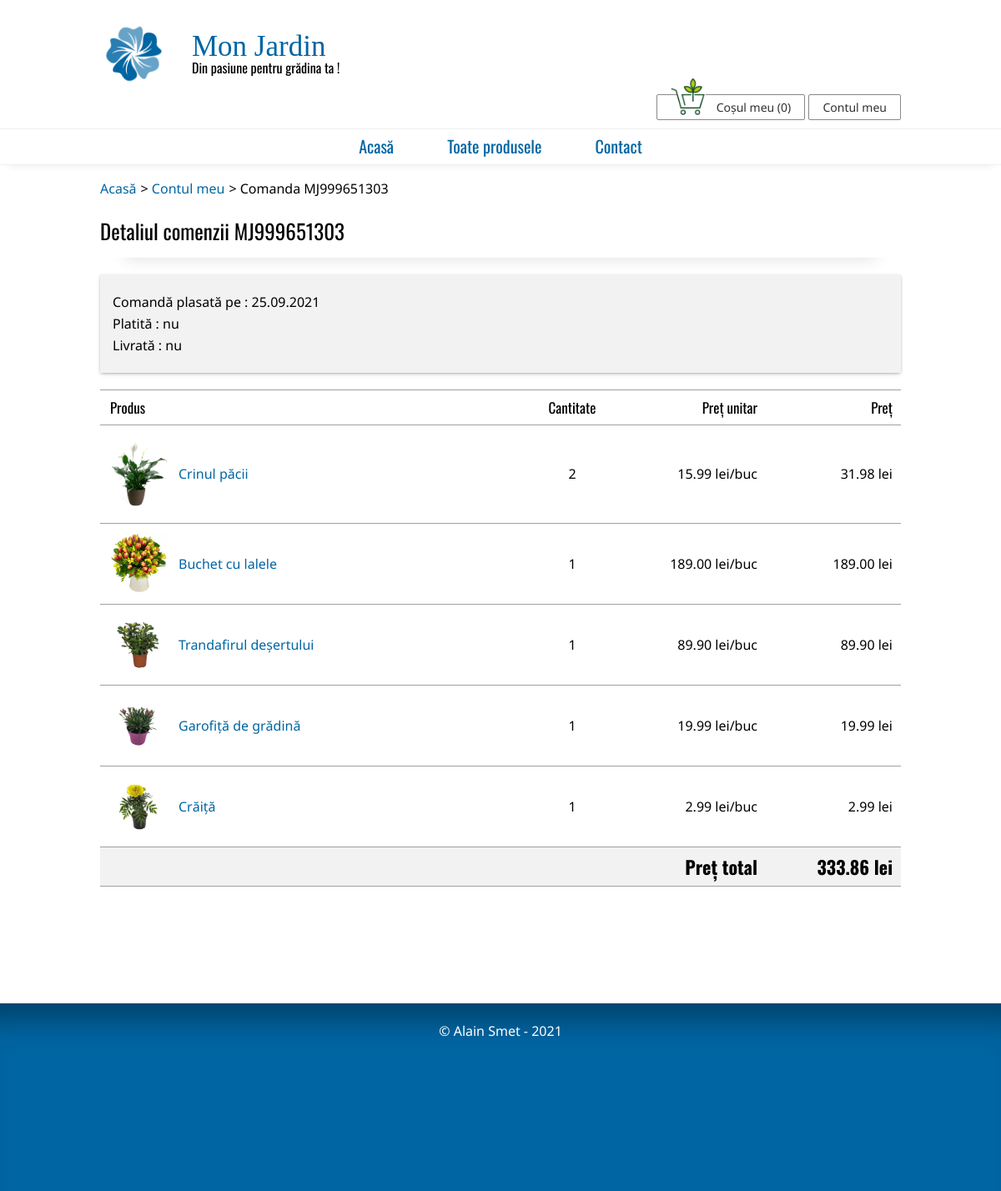
/detaliu-comanda/MJ999651303/, run on the app's committed database.
### produse/models.py (models this page shows, shortened)
class Comenzi(models.Model):
    PLATA_CHOICES = [
        ('NUM', 'Numerar, la livrare'),
        ('CRD', 'Cu cardul'),
        ('TRB', 'Transfer bancar')
    ]
    referinta = models.CharField(max_length = 80)
    user = models.ForeignKey(Useri, on_delete = models.CASCADE)
    tip_plata = models.CharField(max_length = 3, choices = PLATA_CHOICES)
    platita = models.BooleanField(default = False)
    data_plata = models.DateField(blank = True, null=True)
    livrata = models.BooleanField(default = False)
    data_livrare = models.DateField(blank = True, null=True)
    itemi = models.ManyToManyField(ItemComanda, blank=True)
    data_creare = models.DateField(auto_now_add=True)
    def pret_total(self):
        pret = 0
        for item in self.itemi.all():
            pret += float(item.pret_unitar) * item.cantitate
        return '{:.2f}'.format(pret)
    class Meta:
        verbose_name = 'Comandă'
        verbose_name_plural = 'Comenzi'

class ItemComanda(models.Model):
    produs_id = models.ForeignKey(Produse, null=True, on_delete=models.SET_NULL)
    cantitate = models.PositiveIntegerField(default=1)
    pret_unitar = models.DecimalField(max_digits=10, decimal_places=2,
                                      default=0)
    def pret_total(self):
        return '{:.2f}'.format(self.cantitate * float(self.pret_unitar))
    class Meta:
        verbose_name = 'Item comanda'
        verbose_name_plural = 'Itemi comanda'

class Produse(models.Model):
    nume = models.CharField(max_length = 80)
    nume_latin = models.CharField(max_length = 80, blank=True)
    poza = models.ImageField(upload_to='pictures/',
                             default='pictures/none.png', null=True, blank=True)
    categorie = models.ForeignKey(Categorii, on_delete=models.SET_NULL,
                                  null=True, blank=True)
    specie = models.CharField(max_length = 80, blank=True)
    familie = models.CharField(max_length = 80, blank=True)
    descriere = models.TextField(blank=True)
    pret = models.DecimalField(max_digits=10, decimal_places=2,
                                           default=0)
    stoc = models.PositiveIntegerField(default=0)
    def _get_nice_url(self):
        return nice_url(self.nume)
    url_norm = property(_get_nice_url)
    class Meta:
        verbose_name = 'Produs'
        verbose_name_plural = 'Produse'

### produse/views.py (the view)
# urls.py: path('detaliu-comanda/<slug:referinta>/', pv.detaliu_comanda,
def detaliu_comanda(request, referinta):
    try:
        comanda = Comenzi.objects.get(referinta=referinta)
        itemi_comanda = comanda.itemi.all()
    except:
        raise Http404("Comanda " + str(referinta) + " nu există.")
    return render(request, 'detaliu_comanda.html', {'user': request.user,
                                                    'num_art': num_art(request),
                                                    'comanda': comanda,
                                                    'produse': itemi_comanda})

### produse/models.py (called while the page is built)
def normalize_string(raw_string):
    return raw_string.replace('ă','a').replace('â','a').replace('ş','s').replace('ș','s').replace('ţ','t').replace('ț','t').replace('î','i').replace('ç','c')

def nice_url(value):
    return normalize_string(value.lower().replace(' ','-').replace(',',''))

### produse/views.py (called while the page is built)
def _extragere_cos(request):
  if not request.session.has_key('cos'):
    return {}
  else:
    return request.session['cos']

def num_art(request):
    cos_complet = _extragere_cos(request)
    cantitate_totala = 0
    for produs, cantitate in cos_complet.items():
        cantitate_totala += cantitate
    return cantitate_totala

### templates/detaliu_comanda.html (shortened to what this page needs)
{% extends "./base.html" %}
{% load static %}
{% block breadcrumb %}
<ul id="breadcrumb">
	<li><a href="{% url 'index' %}" title="Acasă">Acasă</a></li>
	<li><a href="{% url 'cont' %}" title="Contul meu">Contul meu</a></li>
	<li>Comanda {{comanda.referinta}}</li>
</ul>
{% endblock breadcrumb %}
{% block content %}
<h3>Detaliul comenzii {{comanda.referinta}}</h3>
<div class="order-top">
<p>Comandă plasată pe : {{comanda.data_creare|date:'d.m.Y'}}</p>
<p>Platită :
{% if comanda.platita == True %}
da (pe data de {{comanda.data_plata|date:'d.m.Y'}})
{% else %}
nu
{% endif %}
</p>
<p>Livrată :
{% if comanda.livrata == True %}
da (pe data de {{comanda.data_livrare|date:'d.m.Y'}})
{% else %}
nu
{% endif %}
</p>
</div>
<div style="overflow-x:auto;">
	<table class="cart-list">
		<thead>
			<th colspan="2">Produs</th>
			<th class="cell-centered">Cantitate</th>
			<th class="cell-right">Preț unitar</th>
			<th class="cell-right">Preț</th>
		</thead>
		<tbody>
		{% for produs in produse %}
			<tr>
				<td class="cell-pic">
					<a href="{% url 'planta' produs.produs_id.url_norm produs.produs_id.id %}" title="{{produs.produs_id.nume}}">
						<img src="{% static produs.produs_id.poza.url %}" alt="Poză {{produs.produs_id.nume | lower}}">
					</a>
				</td>
				<td>
					<a href="{% url 'planta' produs.produs_id.url_norm produs.produs_id.id %}" title="{{produs.produs_id.nume}}">
						{{produs.produs_id.nume}}
					</a>
				</td>
				<td class="cell-centered">{{produs.cantitate}}</td>
				<td class="cell-right">{{produs.pret_unitar}}  lei/buc</td>
				<td class="cell-right">{{produs.pret_total}} lei</td>
			 </tr>
		{% endfor %}
		</tbody>
		<tfoot>
			<tr>
				<td colspan="4" class="cell-right">Preț total</td>
				<td class="cell-right">{{comanda.pret_total}} lei</td>
			</tr>
		</tfoot>
	</table>
</div>
{% endblock content %}

### static/main.css (style rules this page uses)
html { height: 100%; }
body { font-family: 'Noto Sans', Helvetica, Arial, sans-serif; min-height: 100%; }
h2, h3, h4, th { font-family: Oswald, Helvetica, Arial, sans-serif; }
h3 { padding-top: 20px; padding-bottom: 20px; font-size: 25px; box-shadow: rgb(0 0 0 / 45%) 0px 25px 20px -30px; margin-bottom: 20px; }
table { width: 100%; }
tr { border-bottom: 1px solid #A0A0A0; border-top: 1px solid #A0A0A0; }
tr:nth-child(even) { background-color: #F2F2F2; }
th, td { vertical-align: middle; padding-bottom: 12px; padding-top: 12px; padding-left: 12px; }
th { text-align: left; width: 140px; font-size: 17px; }
#breadcrumb { margin-top: 20px; margin-bottom: 10px; }
#breadcrumb li { display: inline-block; }
#breadcrumb li:not(:last-child):after { content: '\003e'; margin-left: 5px; }
#breadcrumb li a { text-decoration: none; color: #0065A3; }
.cart-list tr:nth-child(even) { background-color: #FFF; }
.cart-list tfoot { font-family: Oswald, Helvetica, Arial, sans-serif; font-size: 22px; font-weight: bold; background-color: #F2F2F2; }
.cart-list a, .cart-list a:visited { text-decoration: none; display: block; color: #0065A3; }
.cart-list img { max-width: 70px; }
.cell-pic { width: 70px; }
.cell-centered { text-align: center; }
.cell-right { text-align: right; padding-right: 10px; }
.order, .order-top { display: inline-block; vertical-align: top; width: 100%; margin-bottom: 20px; padding-top: 15px; padding-bottom: 15px; box-shadow: rgba(50, 50, 93, 0.25) 0px 2px 5px -1px, rgba(0, 0, 0, 0.3) 0px 1px 3px -1px; text-decoration: none; color: black; }
.order-top { background-color: #F2F2F2; }
.order p, .order-top p { margin-bottom: 10px; margin-top: 10px; padding: 0px 15px; }

### data on the page
Comenzi: referinta "MJ999651303", data_creare "25.09.2021", pret_total "333.86"
ItemComanda: produs_id.poza (picture), produs_id.nume "Crinul păcii", cantitate "2", pret_unitar "15.99", pret_total "31.98"
ItemComanda: produs_id.poza (picture), produs_id.nume "Buchet cu lalele", cantitate "1", pret_unitar "189.00", pret_total "189.00"
ItemComanda: produs_id.poza (picture), produs_id.nume "Trandafirul deșertului", cantitate "1", pret_unitar "89.90", pret_total "89.90"
ItemComanda: produs_id.poza (picture), produs_id.nume "Garofiță de grădină", cantitate "1", pret_unitar "19.99", pret_total "19.99"
ItemComanda: produs_id.poza (picture), produs_id.nume "Crăiță", cantitate "1", pret_unitar "2.99", pret_total "2.99"

### other printed values
{{ num_art }} "0"
